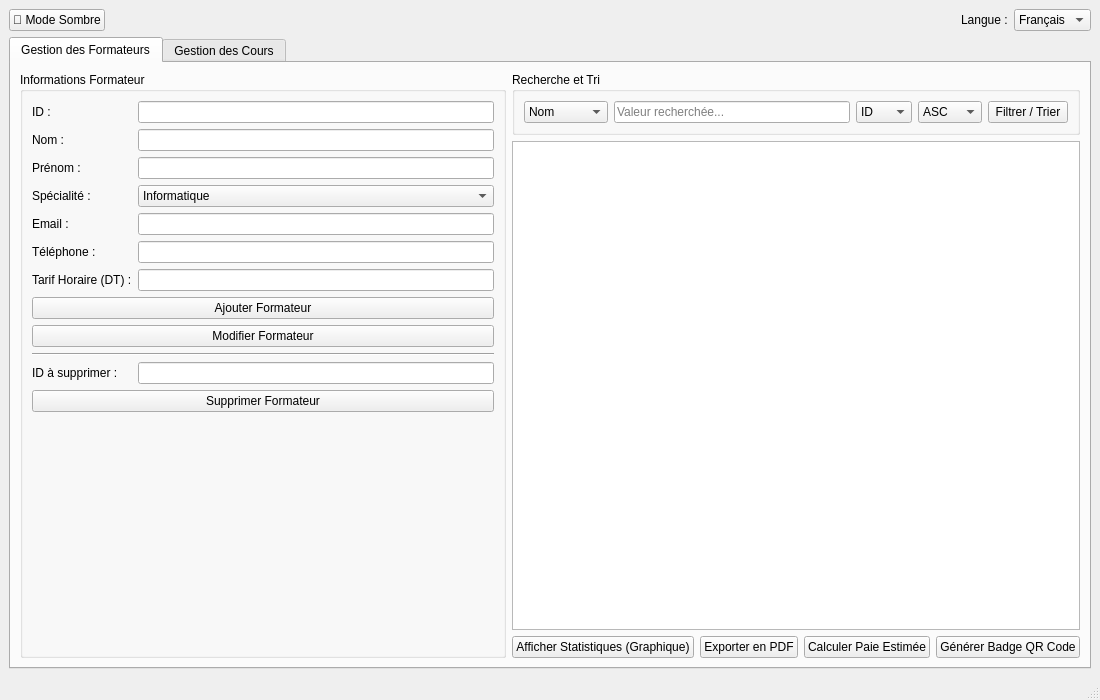
<?xml version="1.0" encoding="UTF-8"?>
<ui version="4.0">
 <class>MainWindow</class>
 <widget class="QMainWindow" name="MainWindow">
  <property name="geometry">
   <rect>
    <x>0</x>
    <y>0</y>
    <width>1100</width>
    <height>700</height>
   </rect>
  </property>
  <property name="windowTitle">
   <string>Gestion du Centre de Formation</string>
  </property>
  <widget class="QWidget" name="centralwidget">
   <layout class="QVBoxLayout" name="verticalLayout_main">
    <item>
     <layout class="QHBoxLayout" name="horizontalLayout_top_bar">
      <item>
       <widget class="QPushButton" name="btn_toggle_theme">
        <property name="text">
         <string>🌙 Mode Sombre</string>
        </property>
       </widget>
      </item>
      <item>
       <spacer name="horizontalSpacer_top">
        <property name="orientation">
         <enum>Qt::Orientation::Horizontal</enum>
        </property>
        <property name="sizeHint" stdset="0">
         <size>
          <width>40</width>
          <height>20</height>
         </size>
        </property>
       </spacer>
      </item>
      <item>
       <widget class="QLabel" name="label_langue">
        <property name="text">
         <string>Langue :</string>
        </property>
       </widget>
      </item>
      <item>
       <widget class="QComboBox" name="combo_langue">
        <item>
         <property name="text">
          <string>Français</string>
         </property>
        </item>
        <item>
         <property name="text">
          <string>English</string>
         </property>
        </item>
       </widget>
      </item>
     </layout>
    </item>
    <item>
     <widget class="QTabWidget" name="tabWidget">
      <property name="currentIndex">
       <number>0</number>
      </property>
      <widget class="QWidget" name="tab_formateurs">
       <attribute name="title">
        <string>Gestion des Formateurs</string>
       </attribute>
       <layout class="QHBoxLayout" name="horizontalLayout_formateurs">
        <item>
         <widget class="QGroupBox" name="groupBox_formateur_form">
          <property name="title">
           <string>Informations Formateur</string>
          </property>
          <layout class="QFormLayout" name="formLayout_formateur">
           <item row="0" column="0">
            <widget class="QLabel" name="label_id">
             <property name="text">
              <string>ID :</string>
             </property>
            </widget>
           </item>
           <item row="0" column="1">
            <widget class="QLineEdit" name="lineEdit_id"/>
           </item>
           <item row="1" column="0">
            <widget class="QLabel" name="label_nom">
             <property name="text">
              <string>Nom :</string>
             </property>
            </widget>
           </item>
           <item row="1" column="1">
            <widget class="QLineEdit" name="lineEdit_nom"/>
           </item>
           <item row="2" column="0">
            <widget class="QLabel" name="label_prenom">
             <property name="text">
              <string>Prénom :</string>
             </property>
            </widget>
           </item>
           <item row="2" column="1">
            <widget class="QLineEdit" name="lineEdit_prenom"/>
           </item>
           <item row="3" column="0">
            <widget class="QLabel" name="label_spec">
             <property name="text">
              <string>Spécialité :</string>
             </property>
            </widget>
           </item>
           <item row="3" column="1">
            <widget class="QComboBox" name="combo_spec">
             <item>
              <property name="text">
               <string>Informatique</string>
              </property>
             </item>
             <item>
              <property name="text">
               <string>Réseaux</string>
              </property>
             </item>
             <item>
              <property name="text">
               <string>Cybersécurité</string>
              </property>
             </item>
             <item>
              <property name="text">
               <string>Management</string>
              </property>
             </item>
            </widget>
           </item>
           <item row="4" column="0">
            <widget class="QLabel" name="label_email">
             <property name="text">
              <string>Email :</string>
             </property>
            </widget>
           </item>
           <item row="4" column="1">
            <widget class="QLineEdit" name="lineEdit_email"/>
           </item>
           <item row="5" column="0">
            <widget class="QLabel" name="label_phone">
             <property name="text">
              <string>Téléphone :</string>
             </property>
            </widget>
           </item>
           <item row="5" column="1">
            <widget class="QLineEdit" name="lineEdit_phone"/>
           </item>
           <item row="6" column="0">
            <widget class="QLabel" name="label_tarif">
             <property name="text">
              <string>Tarif Horaire (DT) :</string>
             </property>
            </widget>
           </item>
           <item row="6" column="1">
            <widget class="QLineEdit" name="lineEdit_tarif"/>
           </item>
           <item row="7" column="0" colspan="2">
            <widget class="QPushButton" name="btn_ajouter_formateur">
             <property name="text">
              <string>Ajouter Formateur</string>
             </property>
            </widget>
           </item>
           <item row="8" column="0" colspan="2">
            <widget class="QPushButton" name="btn_modifier_formateur">
             <property name="text">
              <string>Modifier Formateur</string>
             </property>
            </widget>
           </item>
           <item row="9" column="0" colspan="2">
            <widget class="Line" name="line_1">
             <property name="orientation">
              <enum>Qt::Orientation::Horizontal</enum>
             </property>
            </widget>
           </item>
           <item row="10" column="0">
            <widget class="QLabel" name="label_id_suppr">
             <property name="text">
              <string>ID à supprimer :</string>
             </property>
            </widget>
           </item>
           <item row="10" column="1">
            <widget class="QLineEdit" name="lineEdit_id_suppr"/>
           </item>
           <item row="11" column="0" colspan="2">
            <widget class="QPushButton" name="btn_supprimer_formateur">
             <property name="text">
              <string>Supprimer Formateur</string>
             </property>
            </widget>
           </item>
          </layout>
         </widget>
        </item>
        <item>
         <layout class="QVBoxLayout" name="verticalLayout_affichage_formateur">
          <item>
           <widget class="QGroupBox" name="groupBox_recherche_tri">
            <property name="title">
             <string>Recherche et Tri</string>
            </property>
            <layout class="QHBoxLayout" name="horizontalLayout_search">
             <item>
              <widget class="QComboBox" name="combo_recherche_critere">
               <item>
                <property name="text">
                 <string>Nom</string>
                </property>
               </item>
               <item>
                <property name="text">
                 <string>Spécialité</string>
                </property>
               </item>
              </widget>
             </item>
             <item>
              <widget class="QLineEdit" name="lineEdit_recherche_valeur">
               <property name="placeholderText">
                <string>Valeur recherchée...</string>
               </property>
              </widget>
             </item>
             <item>
              <widget class="QComboBox" name="combo_tri_critere">
               <item>
                <property name="text">
                 <string>ID</string>
                </property>
               </item>
               <item>
                <property name="text">
                 <string>Nom</string>
                </property>
               </item>
               <item>
                <property name="text">
                 <string>Tarif</string>
                </property>
               </item>
              </widget>
             </item>
             <item>
              <widget class="QComboBox" name="combo_ordre">
               <item>
                <property name="text">
                 <string>ASC</string>
                </property>
               </item>
               <item>
                <property name="text">
                 <string>DESC</string>
                </property>
               </item>
              </widget>
             </item>
             <item>
              <widget class="QPushButton" name="btn_rechercher_formateur">
               <property name="text">
                <string>Filtrer / Trier</string>
               </property>
              </widget>
             </item>
            </layout>
           </widget>
          </item>
          <item>
           <widget class="QTableView" name="tableView_formateur"/>
          </item>
          <item>
           <layout class="QHBoxLayout" name="horizontalLayout_metier">
            <item>
             <widget class="QPushButton" name="btn_stat_formateur">
              <property name="text">
               <string>Afficher Statistiques (Graphique)</string>
              </property>
             </widget>
            </item>
            <item>
             <widget class="QPushButton" name="btn_pdf_formateur">
              <property name="text">
               <string>Exporter en PDF</string>
              </property>
             </widget>
            </item>
            <item>
             <widget class="QPushButton" name="btn_calculer_paie">
              <property name="text">
               <string>Calculer Paie Estimée</string>
              </property>
             </widget>
            </item>
            <item>
             <widget class="QPushButton" name="btn_qr_formateur">
              <property name="text">
               <string>Générer Badge QR Code</string>
              </property>
             </widget>
            </item>
           </layout>
          </item>
         </layout>
        </item>
       </layout>
      </widget>
      <widget class="QWidget" name="tab_cours">
       <attribute name="title">
        <string>Gestion des Cours</string>
       </attribute>
       <layout class="QHBoxLayout" name="horizontalLayout_cours">
        <item>
         <widget class="QGroupBox" name="groupBox_cours_form">
          <property name="title">
           <string>Informations Cours</string>
          </property>
          <layout class="QFormLayout" name="formLayout_cours">
           <item row="0" column="0">
            <widget class="QLabel" name="label_cours_id">
             <property name="text">
              <string>ID Cours :</string>
             </property>
            </widget>
           </item>
           <item row="0" column="1">
            <widget class="QLineEdit" name="lineEdit_cours_id"/>
           </item>
           <item row="1" column="0">
            <widget class="QLabel" name="label_cours_titre">
             <property name="text">
              <string>Titre :</string>
             </property>
            </widget>
           </item>
           <item row="1" column="1">
            <widget class="QLineEdit" name="lineEdit_cours_titre"/>
           </item>
           <item row="2" column="0">
            <widget class="QLabel" name="label_cours_cat">
             <property name="text">
              <string>Catégorie :</string>
             </property>
            </widget>
           </item>
           <item row="2" column="1">
            <widget class="QComboBox" name="combo_cours_cat">
             <item>
              <property name="text">
               <string>Informatique</string>
              </property>
             </item>
             <item>
              <property name="text">
               <string>Réseaux</string>
              </property>
             </item>
             <item>
              <property name="text">
               <string>Cybersécurité</string>
              </property>
             </item>
             <item>
              <property name="text">
               <string>Management</string>
              </property>
             </item>
            </widget>
           </item>
           <item row="3" column="0">
            <widget class="QLabel" name="label_cours_duree">
             <property name="text">
              <string>Durée (heures) :</string>
             </property>
            </widget>
           </item>
           <item row="3" column="1">
            <widget class="QLineEdit" name="lineEdit_cours_duree"/>
           </item>
           <item row="4" column="0">
            <widget class="QLabel" name="label_cours_prix">
             <property name="text">
              <string>Prix (DT) :</string>
             </property>
            </widget>
           </item>
           <item row="4" column="1">
            <widget class="QLineEdit" name="lineEdit_cours_prix"/>
           </item>
           <item row="5" column="0">
            <widget class="QLabel" name="label_cours_id_formateur">
             <property name="text">
              <string>ID Formateur :</string>
             </property>
            </widget>
           </item>
           <item row="5" column="1">
            <widget class="QLineEdit" name="lineEdit_cours_id_formateur"/>
           </item>
           <item row="6" column="0" colspan="2">
            <widget class="QPushButton" name="btn_verifier_surcharge">
             <property name="text">
              <string>Vérifier Seuil d'Heures (Surcharge)</string>
             </property>
            </widget>
           </item>
           <item row="7" column="0" colspan="2">
            <widget class="QLabel" name="label_alerte_surcharge">
             <property name="text">
              <string/>
             </property>
             <property name="wordWrap">
              <bool>true</bool>
             </property>
            </widget>
           </item>
           <item row="8" column="0" colspan="2">
            <widget class="QPushButton" name="btn_ajouter_cours">
             <property name="text">
              <string>Ajouter Cours</string>
             </property>
            </widget>
           </item>
           <item row="9" column="0" colspan="2">
            <widget class="QPushButton" name="btn_modifier_cours">
             <property name="text">
              <string>Modifier Cours</string>
             </property>
            </widget>
           </item>
           <item row="10" column="0" colspan="2">
            <widget class="Line" name="line_2">
             <property name="orientation">
              <enum>Qt::Orientation::Horizontal</enum>
             </property>
            </widget>
           </item>
           <item row="11" column="0">
            <widget class="QLabel" name="label_cours_id_suppr">
             <property name="text">
              <string>ID à supprimer :</string>
             </property>
            </widget>
           </item>
           <item row="11" column="1">
            <widget class="QLineEdit" name="lineEdit_cours_id_suppr"/>
           </item>
           <item row="12" column="0" colspan="2">
            <widget class="QPushButton" name="btn_supprimer_cours">
             <property name="text">
              <string>Supprimer Cours</string>
             </property>
            </widget>
           </item>
          </layout>
         </widget>
        </item>
        <item>
         <layout class="QVBoxLayout" name="verticalLayout_affichage_cours">
          <item>
           <widget class="QGroupBox" name="groupBox_cours_recherche_tri">
            <property name="title">
             <string>Recherche et Tri</string>
            </property>
            <layout class="QHBoxLayout" name="horizontalLayout_cours_search">
             <item>
              <widget class="QComboBox" name="combo_cours_recherche_critere">
               <item>
                <property name="text">
                 <string>Titre</string>
                </property>
               </item>
               <item>
                <property name="text">
                 <string>Catégorie</string>
                </property>
               </item>
              </widget>
             </item>
             <item>
              <widget class="QLineEdit" name="lineEdit_cours_recherche_valeur">
               <property name="placeholderText">
                <string>Valeur recherchée...</string>
               </property>
              </widget>
             </item>
             <item>
              <widget class="QComboBox" name="combo_cours_tri_critere">
               <item>
                <property name="text">
                 <string>ID</string>
                </property>
               </item>
               <item>
                <property name="text">
                 <string>Titre</string>
                </property>
               </item>
               <item>
                <property name="text">
                 <string>Prix</string>
                </property>
               </item>
               <item>
                <property name="text">
                 <string>Durée</string>
                </property>
               </item>
              </widget>
             </item>
             <item>
              <widget class="QComboBox" name="combo_cours_ordre">
               <item>
                <property name="text">
                 <string>ASC</string>
                </property>
               </item>
               <item>
                <property name="text">
                 <string>DESC</string>
                </property>
               </item>
              </widget>
             </item>
             <item>
              <widget class="QPushButton" name="btn_rechercher_cours">
               <property name="text">
                <string>Filtrer / Trier</string>
               </property>
              </widget>
             </item>
            </layout>
           </widget>
          </item>
          <item>
           <widget class="QTableView" name="tableView_cours"/>
          </item>
          <item>
           <layout class="QHBoxLayout" name="horizontalLayout_cours_metier">
            <item>
             <widget class="QPushButton" name="btn_stat_cours">
              <property name="text">
               <string>Afficher Statistiques Cours (Graphique)</string>
              </property>
             </widget>
            </item>
            <item>
             <widget class="QPushButton" name="btn_pdf_cours">
              <property name="text">
               <string>Exporter Cours en PDF</string>
              </property>
             </widget>
            </item>
           </layout>
          </item>
         </layout>
        </item>
       </layout>
      </widget>
     </widget>
    </item>
   </layout>
  </widget>
  <widget class="QMenuBar" name="menubar">
   <property name="geometry">
    <rect>
     <x>0</x>
     <y>0</y>
     <width>1100</width>
     <height>25</height>
    </rect>
   </property>
  </widget>
  <widget class="QStatusBar" name="statusbar"/>
 </widget>
 <resources/>
 <connections/>
</ui>
